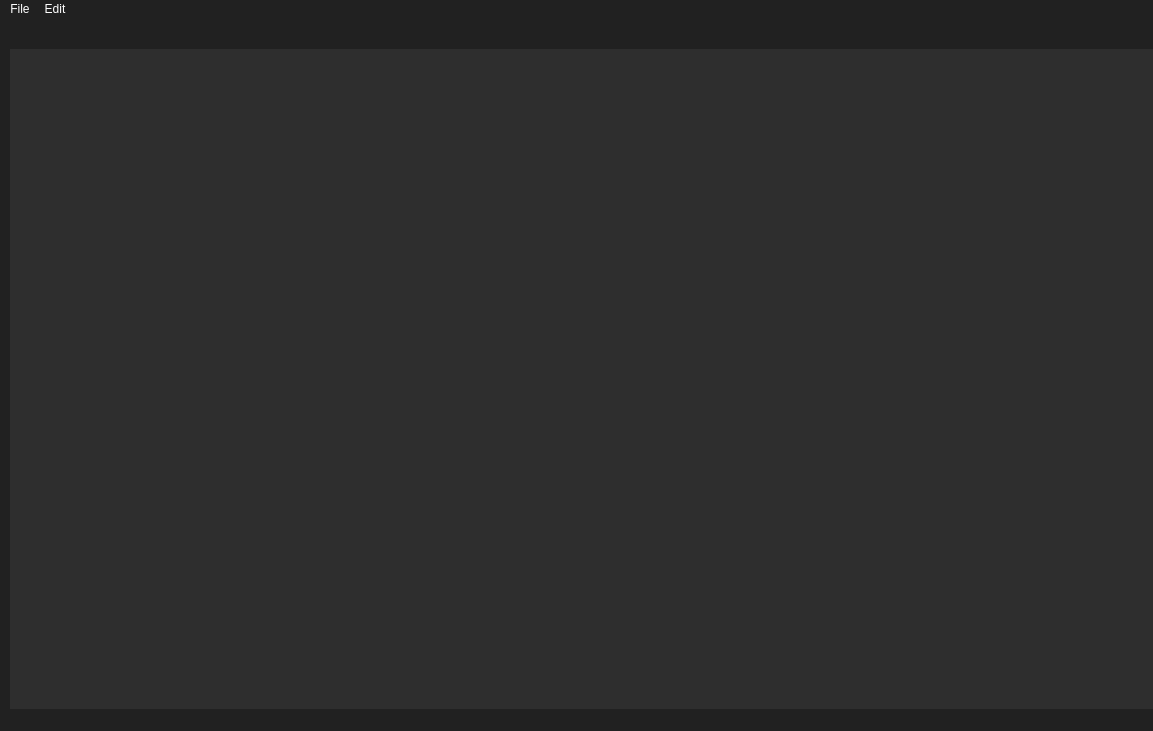
<?xml version="1.0" encoding="UTF-8"?>
<ui version="4.0">
 <class>MainWindow</class>
 <widget class="QMainWindow" name="MainWindow">
  <property name="geometry">
   <rect>
    <x>0</x>
    <y>0</y>
    <width>1153</width>
    <height>731</height>
   </rect>
  </property>
  <property name="sizePolicy">
   <sizepolicy hsizetype="Preferred" vsizetype="Preferred">
    <horstretch>0</horstretch>
    <verstretch>0</verstretch>
   </sizepolicy>
  </property>
  <property name="windowTitle">
   <string>Compiler</string>
  </property>
  <property name="styleSheet">
   <string notr="true">QWidget{
background-color:rgb(33,33,33);
color:#FFFFFF;
}
QTextEdit{
background-color:rgb(46,46,46);
border:0;
}
QMenuBar::item:selected{
color:#000000;
}
QAction::item:selected{
background-color:#000000;
}</string>
  </property>
  <widget class="QWidget" name="centralwidget">
   <widget class="QPushButton" name="pushButton">
    <property name="geometry">
     <rect>
      <x>10</x>
      <y>860</y>
      <width>75</width>
      <height>24</height>
     </rect>
    </property>
    <property name="sizePolicy">
     <sizepolicy hsizetype="Minimum" vsizetype="Fixed">
      <horstretch>0</horstretch>
      <verstretch>0</verstretch>
     </sizepolicy>
    </property>
    <property name="styleSheet">
     <string notr="true">background-color: rgb(255, 255, 255);
color: rgb(0, 0, 0);</string>
    </property>
    <property name="text">
     <string>Compile</string>
    </property>
   </widget>
   <widget class="QTextEdit" name="textEdit">
    <property name="geometry">
     <rect>
      <x>60</x>
      <y>30</y>
      <width>1441</width>
      <height>821</height>
     </rect>
    </property>
    <property name="font">
     <font>
      <family>Arial</family>
      <pointsize>12</pointsize>
     </font>
    </property>
   </widget>
   <widget class="QTextBrowser" name="textBrowser">
    <property name="geometry">
     <rect>
      <x>10</x>
      <y>30</y>
      <width>51</width>
      <height>821</height>
     </rect>
    </property>
    <property name="font">
     <font>
      <family>Arial</family>
      <pointsize>12</pointsize>
     </font>
    </property>
    <property name="styleSheet">
     <string notr="true"/>
    </property>
   </widget>
   <widget class="QPushButton" name="pushButton1">
    <property name="geometry">
     <rect>
      <x>1420</x>
      <y>0</y>
      <width>81</width>
      <height>24</height>
     </rect>
    </property>
    <property name="styleSheet">
     <string notr="true">background-color: rgb(255, 255, 255);
color: rgb(0, 0, 0);</string>
    </property>
    <property name="text">
     <string>Compiler</string>
    </property>
   </widget>
   <widget class="QLabel" name="label">
    <property name="geometry">
     <rect>
      <x>1370</x>
      <y>0</y>
      <width>49</width>
      <height>21</height>
     </rect>
    </property>
    <property name="text">
     <string>Choose:</string>
    </property>
   </widget>
   <zorder>textBrowser</zorder>
   <zorder>pushButton</zorder>
   <zorder>textEdit</zorder>
   <zorder>pushButton1</zorder>
   <zorder>label</zorder>
  </widget>
  <widget class="QMenuBar" name="menubar">
   <property name="geometry">
    <rect>
     <x>0</x>
     <y>0</y>
     <width>1153</width>
     <height>22</height>
    </rect>
   </property>
   <widget class="QMenu" name="menuFile">
    <property name="title">
     <string>File</string>
    </property>
    <addaction name="actionNew"/>
    <addaction name="actionOpen"/>
    <addaction name="separator"/>
    <addaction name="actionSave"/>
    <addaction name="actionSave_as"/>
   </widget>
   <widget class="QMenu" name="menuEdit">
    <property name="title">
     <string>Edit</string>
    </property>
    <addaction name="actionUndo"/>
    <addaction name="actionRedo"/>
    <addaction name="separator"/>
    <addaction name="actionCopy"/>
    <addaction name="actionCut"/>
    <addaction name="actionPaste"/>
   </widget>
   <addaction name="menuFile"/>
   <addaction name="menuEdit"/>
  </widget>
  <widget class="QStatusBar" name="statusbar"/>
  <action name="actionNew">
   <property name="text">
    <string>New</string>
   </property>
  </action>
  <action name="actionOpen">
   <property name="text">
    <string>Open</string>
   </property>
  </action>
  <action name="actionSave">
   <property name="text">
    <string>Save</string>
   </property>
   <property name="shortcut">
    <string>Ctrl+S</string>
   </property>
  </action>
  <action name="actionSave_as">
   <property name="text">
    <string>Save as</string>
   </property>
  </action>
  <action name="actionUndo">
   <property name="text">
    <string>Undo</string>
   </property>
   <property name="shortcut">
    <string>Ctrl+Z</string>
   </property>
  </action>
  <action name="actionRedo">
   <property name="text">
    <string>Redo</string>
   </property>
   <property name="shortcut">
    <string>Ctrl+Y</string>
   </property>
  </action>
  <action name="actionCopy">
   <property name="text">
    <string>Copy</string>
   </property>
   <property name="shortcut">
    <string>Ctrl+C</string>
   </property>
  </action>
  <action name="actionCut">
   <property name="text">
    <string>Cut</string>
   </property>
   <property name="shortcut">
    <string>Ctrl+X</string>
   </property>
  </action>
  <action name="actionPaste">
   <property name="text">
    <string>Paste</string>
   </property>
   <property name="shortcut">
    <string>Ctrl+V</string>
   </property>
  </action>
  <action name="actionStart">
   <property name="text">
    <string>Start</string>
   </property>
  </action>
  <action name="actionStop">
   <property name="text">
    <string>Stop</string>
   </property>
  </action>
  <action name="actionControl_Flow_Graph">
   <property name="text">
    <string>Control Flow Graph</string>
   </property>
  </action>
  <action name="actionSource_Code_Mapping">
   <property name="text">
    <string>Source Code Mapping</string>
   </property>
  </action>
 </widget>
 <resources/>
 <connections/>
</ui>
